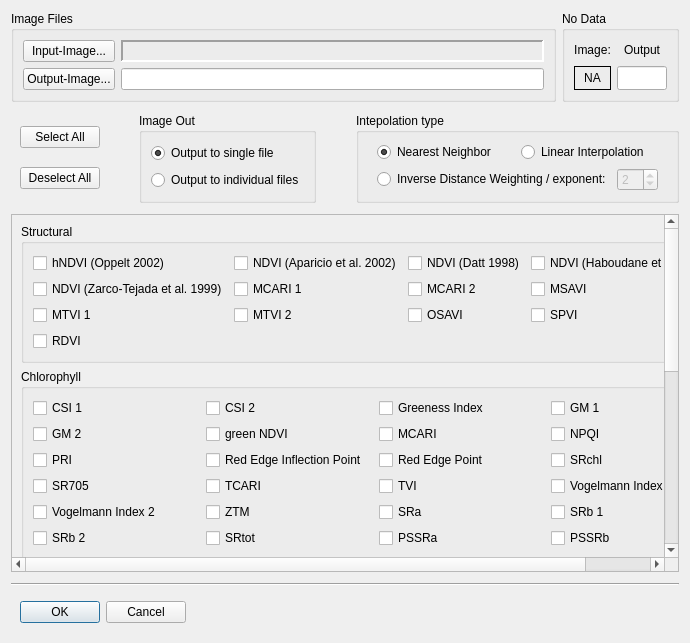
<?xml version="1.0" encoding="UTF-8"?>
<ui version="4.0">
 <author>Matthias Wocher</author>
 <class>AVI</class>
 <widget class="QDialog" name="AVI">
  <property name="geometry">
   <rect>
    <x>0</x>
    <y>0</y>
    <width>690</width>
    <height>643</height>
   </rect>
  </property>
  <property name="sizePolicy">
   <sizepolicy hsizetype="Expanding" vsizetype="Fixed">
    <horstretch>0</horstretch>
    <verstretch>0</verstretch>
   </sizepolicy>
  </property>
  <property name="minimumSize">
   <size>
    <width>690</width>
    <height>0</height>
   </size>
  </property>
  <property name="maximumSize">
   <size>
    <width>5000</width>
    <height>5000</height>
   </size>
  </property>
  <property name="windowTitle">
   <string>Vegetation Index Toolbox</string>
  </property>
  <property name="locale">
   <locale language="English" country="UnitedStates"/>
  </property>
  <layout class="QGridLayout" name="gridLayout_7">
   <item row="9" column="0">
    <widget class="QScrollArea" name="scrollArea">
     <property name="frameShape">
      <enum>QFrame::StyledPanel</enum>
     </property>
     <property name="widgetResizable">
      <bool>true</bool>
     </property>
     <widget class="QWidget" name="scrollAreaWidgetContents">
      <property name="geometry">
       <rect>
        <x>0</x>
        <y>0</y>
        <width>670</width>
        <height>373</height>
       </rect>
      </property>
      <layout class="QVBoxLayout" name="verticalLayout_4">
       <item>
        <widget class="QgsCollapsibleGroupBox" name="mGroupBox">
         <property name="title">
          <string>Structural</string>
         </property>
         <property name="collapsed">
          <bool>false</bool>
         </property>
         <layout class="QGridLayout" name="gridLayout_13">
          <item row="0" column="0">
           <widget class="QCheckBox" name="box_hndvi_opp">
            <property name="toolTip">
             <string/>
            </property>
            <property name="text">
             <string>hNDVI (Oppelt 2002)</string>
            </property>
            <property name="checked">
             <bool>false</bool>
            </property>
            <property name="tristate">
             <bool>false</bool>
            </property>
           </widget>
          </item>
          <item row="0" column="1">
           <widget class="QCheckBox" name="box_ndvi_apa">
            <property name="text">
             <string>NDVI (Aparicio et al. 2002)</string>
            </property>
           </widget>
          </item>
          <item row="0" column="2">
           <widget class="QCheckBox" name="box_ndvi_dat">
            <property name="text">
             <string>NDVI (Datt 1998)</string>
            </property>
           </widget>
          </item>
          <item row="0" column="3">
           <widget class="QCheckBox" name="box_ndvi_hab">
            <property name="text">
             <string>NDVI (Haboudane et al. 2004)</string>
            </property>
           </widget>
          </item>
          <item row="1" column="0">
           <widget class="QCheckBox" name="box_ndvi_zar">
            <property name="text">
             <string>NDVI (Zarco-Tejada et al. 1999)</string>
            </property>
           </widget>
          </item>
          <item row="1" column="1">
           <widget class="QCheckBox" name="box_mcari1">
            <property name="text">
             <string>MCARI 1</string>
            </property>
           </widget>
          </item>
          <item row="1" column="2">
           <widget class="QCheckBox" name="box_mcari2">
            <property name="text">
             <string>MCARI 2</string>
            </property>
           </widget>
          </item>
          <item row="1" column="3">
           <widget class="QCheckBox" name="box_msavi">
            <property name="text">
             <string>MSAVI</string>
            </property>
           </widget>
          </item>
          <item row="2" column="0">
           <widget class="QCheckBox" name="box_mtvi1">
            <property name="text">
             <string>MTVI 1</string>
            </property>
           </widget>
          </item>
          <item row="2" column="1">
           <widget class="QCheckBox" name="box_mtvi2">
            <property name="text">
             <string>MTVI 2</string>
            </property>
           </widget>
          </item>
          <item row="2" column="2">
           <widget class="QCheckBox" name="box_osavi">
            <property name="text">
             <string>OSAVI</string>
            </property>
           </widget>
          </item>
          <item row="2" column="3">
           <widget class="QCheckBox" name="box_spvi">
            <property name="text">
             <string>SPVI</string>
            </property>
           </widget>
          </item>
          <item row="3" column="0">
           <widget class="QCheckBox" name="box_rdvi">
            <property name="text">
             <string>RDVI</string>
            </property>
           </widget>
          </item>
         </layout>
        </widget>
       </item>
       <item>
        <widget class="QgsCollapsibleGroupBox" name="mGroupBox_2">
         <property name="title">
          <string>Chlorophyll</string>
         </property>
         <property name="collapsed">
          <bool>true</bool>
         </property>
         <layout class="QGridLayout" name="gridLayout">
          <item row="0" column="2">
           <widget class="QCheckBox" name="box_gi">
            <property name="text">
             <string>Greeness Index</string>
            </property>
           </widget>
          </item>
          <item row="6" column="1">
           <widget class="QCheckBox" name="box_srtot">
            <property name="text">
             <string>SRtot</string>
            </property>
           </widget>
          </item>
          <item row="6" column="2">
           <widget class="QCheckBox" name="box_pssra">
            <property name="text">
             <string>PSSRa</string>
            </property>
           </widget>
          </item>
          <item row="6" column="0">
           <widget class="QCheckBox" name="box_srb2">
            <property name="text">
             <string>SRb 2</string>
            </property>
           </widget>
          </item>
          <item row="6" column="3">
           <widget class="QCheckBox" name="box_pssrb">
            <property name="text">
             <string>PSSRb</string>
            </property>
           </widget>
          </item>
          <item row="0" column="0">
           <widget class="QCheckBox" name="box_csi1">
            <property name="text">
             <string>CSI 1</string>
            </property>
           </widget>
          </item>
          <item row="0" column="3">
           <widget class="QCheckBox" name="box_gitmer1">
            <property name="text">
             <string>GM 1</string>
            </property>
           </widget>
          </item>
          <item row="0" column="1">
           <widget class="QCheckBox" name="box_csi2">
            <property name="text">
             <string>CSI 2</string>
            </property>
           </widget>
          </item>
          <item row="1" column="0">
           <widget class="QCheckBox" name="box_gitmer2">
            <property name="text">
             <string>GM 2</string>
            </property>
           </widget>
          </item>
          <item row="1" column="1">
           <widget class="QCheckBox" name="box_gndvi">
            <property name="text">
             <string>green NDVI</string>
            </property>
           </widget>
          </item>
          <item row="1" column="2">
           <widget class="QCheckBox" name="box_mcari">
            <property name="text">
             <string>MCARI</string>
            </property>
           </widget>
          </item>
          <item row="1" column="3">
           <widget class="QCheckBox" name="box_npqi">
            <property name="text">
             <string>NPQI</string>
            </property>
           </widget>
          </item>
          <item row="2" column="0">
           <widget class="QCheckBox" name="box_pri">
            <property name="text">
             <string>PRI</string>
            </property>
           </widget>
          </item>
          <item row="2" column="1">
           <widget class="QCheckBox" name="box_reip">
            <property name="text">
             <string>Red Edge Inflection Point</string>
            </property>
           </widget>
          </item>
          <item row="2" column="2">
           <widget class="QCheckBox" name="box_rep">
            <property name="text">
             <string>Red Edge Point</string>
            </property>
           </widget>
          </item>
          <item row="2" column="3">
           <widget class="QCheckBox" name="box_srch1">
            <property name="text">
             <string>SRchl</string>
            </property>
           </widget>
          </item>
          <item row="3" column="0">
           <widget class="QCheckBox" name="box_sr705">
            <property name="text">
             <string>SR705</string>
            </property>
           </widget>
          </item>
          <item row="3" column="1">
           <widget class="QCheckBox" name="box_tcari">
            <property name="text">
             <string>TCARI</string>
            </property>
           </widget>
          </item>
          <item row="3" column="2">
           <widget class="QCheckBox" name="box_tvi">
            <property name="text">
             <string>TVI</string>
            </property>
           </widget>
          </item>
          <item row="3" column="3">
           <widget class="QCheckBox" name="box_vog1">
            <property name="text">
             <string>Vogelmann Index 1</string>
            </property>
           </widget>
          </item>
          <item row="5" column="0">
           <widget class="QCheckBox" name="box_vog2">
            <property name="text">
             <string>Vogelmann Index 2</string>
            </property>
           </widget>
          </item>
          <item row="5" column="1">
           <widget class="QCheckBox" name="box_ztm">
            <property name="text">
             <string>ZTM</string>
            </property>
           </widget>
          </item>
          <item row="5" column="2">
           <widget class="QCheckBox" name="box_sra">
            <property name="text">
             <string>SRa</string>
            </property>
           </widget>
          </item>
          <item row="5" column="3">
           <widget class="QCheckBox" name="box_srb1">
            <property name="text">
             <string>SRb 1</string>
            </property>
           </widget>
          </item>
          <item row="7" column="1">
           <widget class="QCheckBox" name="box_mlo">
            <property name="toolTip">
             <string>M to the LO. Don't hassel the hoff!</string>
            </property>
            <property name="text">
             <string>MLO</string>
            </property>
           </widget>
          </item>
          <item row="7" column="0">
           <widget class="QCheckBox" name="box_lci">
            <property name="text">
             <string>LCI</string>
            </property>
           </widget>
          </item>
         </layout>
         <zorder>box_gi</zorder>
         <zorder>box_srtot</zorder>
         <zorder>box_pssra</zorder>
         <zorder>box_srb2</zorder>
         <zorder>box_pssrb</zorder>
         <zorder>box_csi1</zorder>
         <zorder>box_gitmer1</zorder>
         <zorder>box_csi2</zorder>
         <zorder>box_gitmer2</zorder>
         <zorder>box_gndvi</zorder>
         <zorder>box_mcari</zorder>
         <zorder>box_npqi</zorder>
         <zorder>box_pri</zorder>
         <zorder>box_reip</zorder>
         <zorder>box_rep</zorder>
         <zorder>box_srch1</zorder>
         <zorder>box_sr705</zorder>
         <zorder>box_tcari</zorder>
         <zorder>box_tvi</zorder>
         <zorder>box_vog1</zorder>
         <zorder>box_vog2</zorder>
         <zorder>box_ztm</zorder>
         <zorder>box_sra</zorder>
         <zorder>box_srb1</zorder>
         <zorder>box_lci</zorder>
         <zorder>box_mlo</zorder>
        </widget>
       </item>
       <item>
        <widget class="QgsCollapsibleGroupBox" name="mGroupBox_3">
         <property name="title">
          <string>Carotenoids and Anthocyanin</string>
         </property>
         <property name="collapsed">
          <bool>true</bool>
         </property>
         <layout class="QGridLayout" name="gridLayout_2">
          <item row="0" column="3">
           <widget class="QCheckBox" name="box_pssrc">
            <property name="text">
             <string>PSSRc</string>
            </property>
           </widget>
          </item>
          <item row="0" column="2">
           <widget class="QCheckBox" name="box_cri1">
            <property name="text">
             <string>CRI 1</string>
            </property>
           </widget>
          </item>
          <item row="0" column="0">
           <widget class="QCheckBox" name="box_ari">
            <property name="text">
             <string>ARI</string>
            </property>
           </widget>
          </item>
          <item row="0" column="1">
           <widget class="QCheckBox" name="box_cri2">
            <property name="text">
             <string>CRI 2</string>
            </property>
           </widget>
          </item>
          <item row="1" column="0">
           <widget class="QCheckBox" name="box_sipi">
            <property name="text">
             <string>SIPI</string>
            </property>
           </widget>
          </item>
         </layout>
        </widget>
       </item>
       <item>
        <widget class="QgsCollapsibleGroupBox" name="mGroupBox_4">
         <property name="title">
          <string>Leaf Water</string>
         </property>
         <property name="collapsed">
          <bool>true</bool>
         </property>
         <layout class="QGridLayout" name="gridLayout_3">
          <item row="0" column="2">
           <widget class="QCheckBox" name="box_lwvi1">
            <property name="text">
             <string>LWVI 1</string>
            </property>
           </widget>
          </item>
          <item row="0" column="0">
           <widget class="QCheckBox" name="box_dswi">
            <property name="text">
             <string>DSWI</string>
            </property>
           </widget>
          </item>
          <item row="0" column="3">
           <widget class="QCheckBox" name="box_lwvi2">
            <property name="text">
             <string>LWVI 2</string>
            </property>
           </widget>
          </item>
          <item row="0" column="1">
           <widget class="QCheckBox" name="box_dswi5">
            <property name="text">
             <string>DSWI5</string>
            </property>
           </widget>
          </item>
          <item row="1" column="3">
           <widget class="QCheckBox" name="box_srwi">
            <property name="text">
             <string>SRWI</string>
            </property>
           </widget>
          </item>
          <item row="1" column="2">
           <widget class="QCheckBox" name="box_pwi">
            <property name="text">
             <string>PWI</string>
            </property>
           </widget>
          </item>
          <item row="1" column="1">
           <widget class="QCheckBox" name="box_ndwi">
            <property name="text">
             <string>NDWI</string>
            </property>
           </widget>
          </item>
          <item row="1" column="0">
           <widget class="QCheckBox" name="box_msi">
            <property name="text">
             <string>MSI</string>
            </property>
           </widget>
          </item>
         </layout>
        </widget>
       </item>
       <item>
        <widget class="QgsCollapsibleGroupBox" name="mGroupBox_5">
         <property name="title">
          <string>Dry Matter</string>
         </property>
         <property name="collapsed">
          <bool>true</bool>
         </property>
         <layout class="QGridLayout" name="gridLayout_4">
          <item row="0" column="3">
           <widget class="QCheckBox" name="box_ndni">
            <property name="enabled">
             <bool>true</bool>
            </property>
            <property name="text">
             <string>NDNI</string>
            </property>
           </widget>
          </item>
          <item row="0" column="2">
           <widget class="QCheckBox" name="box_ndli">
            <property name="enabled">
             <bool>true</bool>
            </property>
            <property name="text">
             <string>NDLI</string>
            </property>
           </widget>
          </item>
          <item row="0" column="0">
           <widget class="QCheckBox" name="box_swirvi">
            <property name="enabled">
             <bool>true</bool>
            </property>
            <property name="text">
             <string>SWIRVI</string>
            </property>
           </widget>
          </item>
          <item row="0" column="1">
           <widget class="QCheckBox" name="box_cai">
            <property name="enabled">
             <bool>true</bool>
            </property>
            <property name="text">
             <string>CAI</string>
            </property>
           </widget>
          </item>
          <item row="2" column="0">
           <widget class="QCheckBox" name="box_npci">
            <property name="enabled">
             <bool>true</bool>
            </property>
            <property name="text">
             <string>NPCI</string>
            </property>
           </widget>
          </item>
          <item row="1" column="3">
           <widget class="QCheckBox" name="box_srpi">
            <property name="enabled">
             <bool>true</bool>
            </property>
            <property name="text">
             <string>SRPI</string>
            </property>
           </widget>
          </item>
          <item row="1" column="2">
           <widget class="QCheckBox" name="box_rgi">
            <property name="enabled">
             <bool>true</bool>
            </property>
            <property name="text">
             <string>RGI</string>
            </property>
           </widget>
          </item>
          <item row="1" column="1">
           <widget class="QCheckBox" name="box_bri">
            <property name="enabled">
             <bool>true</bool>
            </property>
            <property name="text">
             <string>BRI</string>
            </property>
           </widget>
          </item>
          <item row="1" column="0">
           <widget class="QCheckBox" name="box_bgi">
            <property name="enabled">
             <bool>true</bool>
            </property>
            <property name="text">
             <string>BGI</string>
            </property>
           </widget>
          </item>
         </layout>
        </widget>
       </item>
       <item>
        <widget class="QgsCollapsibleGroupBox" name="mGroupBox_6">
         <property name="title">
          <string>Fluorescence</string>
         </property>
         <property name="collapsed">
          <bool>true</bool>
         </property>
         <layout class="QGridLayout" name="gridLayout_5">
          <item row="0" column="1">
           <widget class="QCheckBox" name="box_lic1">
            <property name="text">
             <string>LIC 1</string>
            </property>
           </widget>
          </item>
          <item row="0" column="3">
           <widget class="QCheckBox" name="box_lic3">
            <property name="text">
             <string>LIC 3</string>
            </property>
           </widget>
          </item>
          <item row="0" column="0">
           <widget class="QCheckBox" name="box_cur">
            <property name="text">
             <string>CUR</string>
            </property>
           </widget>
          </item>
          <item row="0" column="2">
           <widget class="QCheckBox" name="box_lic2">
            <property name="text">
             <string>LIC 2</string>
            </property>
           </widget>
          </item>
         </layout>
        </widget>
       </item>
      </layout>
     </widget>
    </widget>
   </item>
   <item row="11" column="0">
    <widget class="Line" name="line">
     <property name="orientation">
      <enum>Qt::Horizontal</enum>
     </property>
    </widget>
   </item>
   <item row="17" column="0">
    <widget class="QFrame" name="frame_3">
     <property name="frameShape">
      <enum>QFrame::NoFrame</enum>
     </property>
     <property name="frameShadow">
      <enum>QFrame::Plain</enum>
     </property>
     <layout class="QHBoxLayout" name="horizontalLayout_3">
      <property name="leftMargin">
       <number>9</number>
      </property>
      <item>
       <widget class="QPushButton" name="cmdOK">
        <property name="text">
         <string>OK</string>
        </property>
        <property name="default">
         <bool>true</bool>
        </property>
       </widget>
      </item>
      <item>
       <widget class="QPushButton" name="cmdCancel">
        <property name="text">
         <string>Cancel</string>
        </property>
       </widget>
      </item>
      <item>
       <spacer name="horizontalSpacer_3">
        <property name="orientation">
         <enum>Qt::Horizontal</enum>
        </property>
        <property name="sizeHint" stdset="0">
         <size>
          <width>40</width>
          <height>20</height>
         </size>
        </property>
       </spacer>
      </item>
     </layout>
    </widget>
   </item>
   <item row="8" column="0">
    <widget class="QFrame" name="frame_5">
     <property name="frameShape">
      <enum>QFrame::NoFrame</enum>
     </property>
     <property name="frameShadow">
      <enum>QFrame::Plain</enum>
     </property>
     <layout class="QGridLayout" name="gridLayout_8">
      <property name="margin">
       <number>0</number>
      </property>
      <item row="0" column="5">
       <spacer name="horizontalSpacer_5">
        <property name="orientation">
         <enum>Qt::Horizontal</enum>
        </property>
        <property name="sizeType">
         <enum>QSizePolicy::Maximum</enum>
        </property>
        <property name="sizeHint" stdset="0">
         <size>
          <width>20</width>
          <height>20</height>
         </size>
        </property>
       </spacer>
      </item>
      <item row="0" column="3">
       <spacer name="horizontalSpacer_4">
        <property name="orientation">
         <enum>Qt::Horizontal</enum>
        </property>
        <property name="sizeType">
         <enum>QSizePolicy::Maximum</enum>
        </property>
        <property name="sizeHint" stdset="0">
         <size>
          <width>20</width>
          <height>20</height>
         </size>
        </property>
       </spacer>
      </item>
      <item row="0" column="2" rowspan="2">
       <widget class="QFrame" name="frame_6">
        <property name="frameShape">
         <enum>QFrame::NoFrame</enum>
        </property>
        <property name="frameShadow">
         <enum>QFrame::Plain</enum>
        </property>
        <layout class="QVBoxLayout" name="verticalLayout_2">
         <property name="leftMargin">
          <number>9</number>
         </property>
         <property name="topMargin">
          <number>5</number>
         </property>
         <property name="bottomMargin">
          <number>5</number>
         </property>
         <item>
          <widget class="QPushButton" name="cmdSelectAll">
           <property name="whatsThis">
            <string>Select all indices for calculation</string>
           </property>
           <property name="text">
            <string>Select All</string>
           </property>
          </widget>
         </item>
         <item>
          <widget class="QPushButton" name="cmdDeselectAll">
           <property name="whatsThis">
            <string>Select all indices for calculation</string>
           </property>
           <property name="text">
            <string notr="true">Deselect All</string>
           </property>
          </widget>
         </item>
        </layout>
       </widget>
      </item>
      <item row="0" column="4" rowspan="2">
       <widget class="QFrame" name="frame_4">
        <property name="frameShape">
         <enum>QFrame::NoFrame</enum>
        </property>
        <property name="frameShadow">
         <enum>QFrame::Plain</enum>
        </property>
        <layout class="QVBoxLayout" name="verticalLayout">
         <property name="topMargin">
          <number>5</number>
         </property>
         <property name="bottomMargin">
          <number>5</number>
         </property>
         <item>
          <widget class="QGroupBox" name="groupBox_2">
           <property name="title">
            <string>Image Out</string>
           </property>
           <layout class="QVBoxLayout" name="verticalLayout_3">
            <item>
             <widget class="QRadioButton" name="radSingle">
              <property name="whatsThis">
               <string>All indices are stored as individual bands into one single output file</string>
              </property>
              <property name="text">
               <string>Output to single file</string>
              </property>
              <property name="checked">
               <bool>true</bool>
              </property>
             </widget>
            </item>
            <item>
             <widget class="QRadioButton" name="radIndiv">
              <property name="whatsThis">
               <string>All indices are stored as separate output files</string>
              </property>
              <property name="text">
               <string>Output to individual files</string>
              </property>
             </widget>
            </item>
           </layout>
          </widget>
         </item>
        </layout>
       </widget>
      </item>
      <item row="0" column="6" rowspan="2" colspan="2">
       <widget class="QFrame" name="frame_8">
        <property name="frameShape">
         <enum>QFrame::NoFrame</enum>
        </property>
        <property name="frameShadow">
         <enum>QFrame::Plain</enum>
        </property>
        <layout class="QGridLayout" name="gridLayout_11">
         <property name="topMargin">
          <number>5</number>
         </property>
         <property name="rightMargin">
          <number>0</number>
         </property>
         <property name="bottomMargin">
          <number>5</number>
         </property>
         <item row="0" column="0">
          <widget class="QGroupBox" name="groupBox">
           <property name="title">
            <string>Intepolation type</string>
           </property>
           <layout class="QGridLayout" name="gridLayout_10">
            <item row="0" column="0">
             <widget class="QFrame" name="frame_2">
              <property name="frameShape">
               <enum>QFrame::NoFrame</enum>
              </property>
              <property name="frameShadow">
               <enum>QFrame::Plain</enum>
              </property>
              <layout class="QHBoxLayout" name="horizontalLayout">
               <property name="topMargin">
                <number>0</number>
               </property>
               <property name="bottomMargin">
                <number>0</number>
               </property>
               <item>
                <widget class="QRadioButton" name="radNN">
                 <property name="whatsThis">
                  <string>If requested wavelength for an index is not supplied by the sensor, pick the nearest one instead</string>
                 </property>
                 <property name="text">
                  <string>Nearest Neighbor</string>
                 </property>
                 <property name="checked">
                  <bool>true</bool>
                 </property>
                 <attribute name="buttonGroup">
                  <string notr="true">buttonGroup</string>
                 </attribute>
                </widget>
               </item>
               <item>
                <widget class="QRadioButton" name="radLinear">
                 <property name="whatsThis">
                  <string>If requested wavelength for an index is not supplied by the sensor, interpolate linearly instead</string>
                 </property>
                 <property name="text">
                  <string>Linear Interpolation</string>
                 </property>
                 <attribute name="buttonGroup">
                  <string notr="true">buttonGroup</string>
                 </attribute>
                </widget>
               </item>
              </layout>
             </widget>
            </item>
            <item row="1" column="0">
             <widget class="QFrame" name="frame_7">
              <property name="frameShape">
               <enum>QFrame::NoFrame</enum>
              </property>
              <property name="frameShadow">
               <enum>QFrame::Plain</enum>
              </property>
              <layout class="QHBoxLayout" name="horizontalLayout_2">
               <property name="topMargin">
                <number>0</number>
               </property>
               <property name="bottomMargin">
                <number>0</number>
               </property>
               <item>
                <widget class="QRadioButton" name="radIDW">
                 <property name="whatsThis">
                  <string>If requested wavelength for an index is not supplied by the sensor, perform inverse distance weighting between two neighbors</string>
                 </property>
                 <property name="text">
                  <string>Inverse Distance Weighting / exponent:</string>
                 </property>
                 <attribute name="buttonGroup">
                  <string notr="true">buttonGroup</string>
                 </attribute>
                </widget>
               </item>
               <item>
                <widget class="QSpinBox" name="spinIDW_exp">
                 <property name="enabled">
                  <bool>false</bool>
                 </property>
                 <property name="whatsThis">
                  <string>Choose the exponent for the IDW-interpolation. &quot;1&quot; equals a linear interpolation.</string>
                 </property>
                 <property name="minimum">
                  <number>1</number>
                 </property>
                 <property name="maximum">
                  <number>50</number>
                 </property>
                 <property name="value">
                  <number>2</number>
                 </property>
                </widget>
               </item>
              </layout>
             </widget>
            </item>
           </layout>
          </widget>
         </item>
        </layout>
       </widget>
      </item>
     </layout>
    </widget>
   </item>
   <item row="0" column="0">
    <widget class="QFrame" name="frame">
     <property name="frameShape">
      <enum>QFrame::NoFrame</enum>
     </property>
     <property name="frameShadow">
      <enum>QFrame::Plain</enum>
     </property>
     <layout class="QGridLayout" name="gridLayout_9">
      <property name="margin">
       <number>0</number>
      </property>
      <item row="0" column="0">
       <widget class="QGroupBox" name="groupBox_3">
        <property name="title">
         <string>Image Files</string>
        </property>
        <layout class="QGridLayout" name="gridLayout_12">
         <item row="1" column="0">
          <widget class="QPushButton" name="cmdOutput">
           <property name="whatsThis">
            <string>Specify location for output image containing the final indices</string>
           </property>
           <property name="text">
            <string>Output-Image...</string>
           </property>
          </widget>
         </item>
         <item row="0" column="0">
          <widget class="QPushButton" name="cmdInput">
           <property name="whatsThis">
            <string>Select input image to calculate indices on (must be ENVI-type)</string>
           </property>
           <property name="text">
            <string>Input-Image...</string>
           </property>
          </widget>
         </item>
         <item row="1" column="1">
          <widget class="QLineEdit" name="txtOutput"/>
         </item>
         <item row="0" column="1">
          <widget class="QLabel" name="lblInputImage">
           <property name="frameShape">
            <enum>QFrame::Panel</enum>
           </property>
           <property name="frameShadow">
            <enum>QFrame::Sunken</enum>
           </property>
           <property name="lineWidth">
            <number>2</number>
           </property>
           <property name="text">
            <string/>
           </property>
          </widget>
         </item>
        </layout>
        <zorder>cmdInput</zorder>
        <zorder>cmdOutput</zorder>
        <zorder>txtOutput</zorder>
        <zorder>lblInputImage</zorder>
       </widget>
      </item>
      <item row="0" column="1">
       <widget class="QGroupBox" name="groupBox_9">
        <property name="sizePolicy">
         <sizepolicy hsizetype="Preferred" vsizetype="Preferred">
          <horstretch>0</horstretch>
          <verstretch>0</verstretch>
         </sizepolicy>
        </property>
        <property name="title">
         <string>No Data</string>
        </property>
        <layout class="QHBoxLayout" name="horizontalLayout_5">
         <item>
          <widget class="QFrame" name="frame_10">
           <property name="sizePolicy">
            <sizepolicy hsizetype="Maximum" vsizetype="Preferred">
             <horstretch>0</horstretch>
             <verstretch>0</verstretch>
            </sizepolicy>
           </property>
           <property name="maximumSize">
            <size>
             <width>80</width>
             <height>16777215</height>
            </size>
           </property>
           <property name="frameShape">
            <enum>QFrame::NoFrame</enum>
           </property>
           <property name="frameShadow">
            <enum>QFrame::Plain</enum>
           </property>
           <layout class="QVBoxLayout" name="verticalLayout_5">
            <property name="margin">
             <number>0</number>
            </property>
            <item>
             <widget class="QLabel" name="label_12">
              <property name="sizePolicy">
               <sizepolicy hsizetype="Maximum" vsizetype="Minimum">
                <horstretch>0</horstretch>
                <verstretch>0</verstretch>
               </sizepolicy>
              </property>
              <property name="maximumSize">
               <size>
                <width>80</width>
                <height>20</height>
               </size>
              </property>
              <property name="text">
               <string>Image:</string>
              </property>
              <property name="alignment">
               <set>Qt::AlignCenter</set>
              </property>
             </widget>
            </item>
            <item>
             <widget class="QLabel" name="lblNodatImage">
              <property name="sizePolicy">
               <sizepolicy hsizetype="Maximum" vsizetype="Preferred">
                <horstretch>0</horstretch>
                <verstretch>0</verstretch>
               </sizepolicy>
              </property>
              <property name="maximumSize">
               <size>
                <width>80</width>
                <height>16777215</height>
               </size>
              </property>
              <property name="whatsThis">
               <string>The no data value for the input image is automatically supplied or requested from the user if it is not contained in the header-file</string>
              </property>
              <property name="frameShape">
               <enum>QFrame::Box</enum>
              </property>
              <property name="text">
               <string>NA</string>
              </property>
              <property name="alignment">
               <set>Qt::AlignCenter</set>
              </property>
             </widget>
            </item>
           </layout>
          </widget>
         </item>
         <item>
          <widget class="QFrame" name="frame_12">
           <property name="frameShape">
            <enum>QFrame::NoFrame</enum>
           </property>
           <property name="frameShadow">
            <enum>QFrame::Plain</enum>
           </property>
           <layout class="QVBoxLayout" name="verticalLayout_7">
            <property name="margin">
             <number>0</number>
            </property>
            <item>
             <widget class="QLabel" name="label_21">
              <property name="sizePolicy">
               <sizepolicy hsizetype="Preferred" vsizetype="Minimum">
                <horstretch>0</horstretch>
                <verstretch>0</verstretch>
               </sizepolicy>
              </property>
              <property name="maximumSize">
               <size>
                <width>16777215</width>
                <height>20</height>
               </size>
              </property>
              <property name="text">
               <string>Output</string>
              </property>
              <property name="alignment">
               <set>Qt::AlignCenter</set>
              </property>
             </widget>
            </item>
            <item>
             <widget class="QLineEdit" name="txtNodatOutput">
              <property name="sizePolicy">
               <sizepolicy hsizetype="Preferred" vsizetype="Maximum">
                <horstretch>0</horstretch>
                <verstretch>0</verstretch>
               </sizepolicy>
              </property>
              <property name="maximumSize">
               <size>
                <width>50</width>
                <height>30</height>
               </size>
              </property>
              <property name="whatsThis">
               <string>Supply no data value for output image</string>
              </property>
              <property name="alignment">
               <set>Qt::AlignCenter</set>
              </property>
             </widget>
            </item>
           </layout>
          </widget>
         </item>
        </layout>
       </widget>
      </item>
     </layout>
    </widget>
   </item>
   <item row="10" column="0">
    <spacer name="verticalSpacer">
     <property name="orientation">
      <enum>Qt::Vertical</enum>
     </property>
     <property name="sizeType">
      <enum>QSizePolicy::Fixed</enum>
     </property>
     <property name="sizeHint" stdset="0">
      <size>
       <width>20</width>
       <height>5</height>
      </size>
     </property>
    </spacer>
   </item>
  </layout>
 </widget>
 <customwidgets>
  <customwidget>
   <class>QgsCollapsibleGroupBox</class>
   <extends>QGroupBox</extends>
   <header>qgscollapsiblegroupbox.h</header>
   <container>1</container>
  </customwidget>
 </customwidgets>
 <resources/>
 <connections/>
 <buttongroups>
  <buttongroup name="buttonGroup"/>
 </buttongroups>
</ui>
